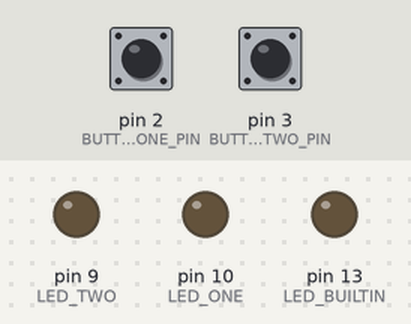
Bench run of a sketch on a simulated Arduino Uno, built with avr-gcc and run on an emulated ATmega328P. On the bench: output pins drawn as LEDs (lit = HIGH). Inputs (shaded band) come from the test bench; at power-on: pin 2 (BUTTON_ONE_PIN) HIGH, pin 3 (BUTTON_TWO_PIN) HIGH.

Above: at 1.2 s.
1.3 s: pin 2 (BUTTON_ONE_PIN) pulled LOW for 0.15 s
At 1.4 s:
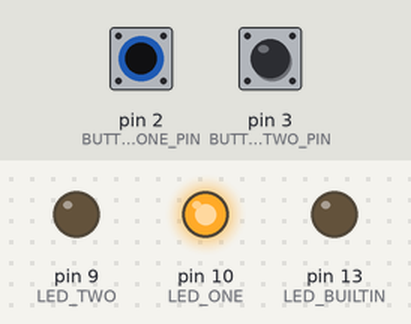
3.0 s: pin 3 (BUTTON_TWO_PIN) pulled LOW for 0.15 s
At 3.1 s:
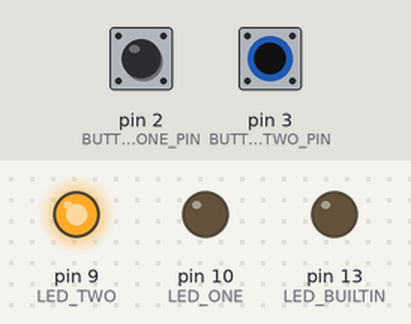
4.7 s: pin 3 (BUTTON_TWO_PIN) pulled LOW for 3.2 s
At 9.0 s:
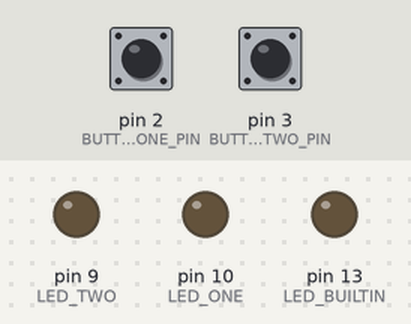
9.4 s: pin 2 (BUTTON_ONE_PIN) pulled LOW for 3.2 s
At 10.2 s:
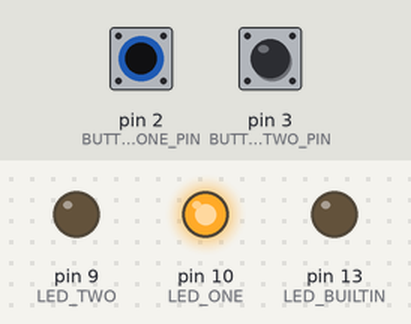
14.1 s: pin 2 (BUTTON_ONE_PIN) driven LOW and pin 3 (BUTTON_TWO_PIN) driven LOW
At 15.0 s:
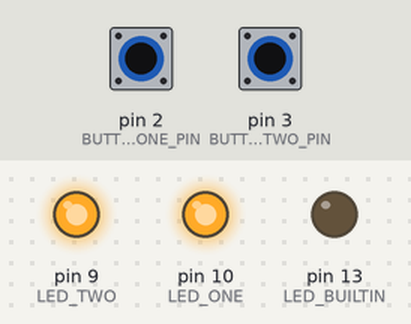
Timing chart, 0 to 16.6 s (numbered marks = the images above; inputs shaded):
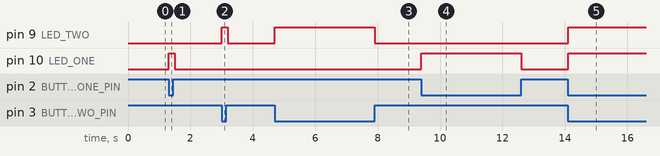

The sketch:

lightbutton.ino
```cpp
const int BUTTON_ONE_PIN = 2;
const int BUTTON_TWO_PIN = 3;
const int LED_ONE = 10;
const int LED_TWO = 9;

int buttonOneState = 0;
int buttonTwoState = 0;

void setup() {

  pinMode(LED_BUILTIN, OUTPUT);
  pinMode(LED_ONE, OUTPUT);
  pinMode(LED_TWO, OUTPUT);

  pinMode(BUTTON_ONE_PIN, INPUT_PULLUP);
  pinMode(BUTTON_TWO_PIN, INPUT_PULLUP);
}

void loop() {

  buttonOneState = digitalRead(BUTTON_ONE_PIN);

  if (buttonOneState == HIGH) {
    digitalWrite(LED_ONE, LOW);
  } else {
    digitalWrite(LED_ONE, HIGH);
  }

  buttonTwoState = digitalRead(BUTTON_TWO_PIN);

  if (buttonTwoState == HIGH) {
    digitalWrite(LED_TWO, LOW);
  } else {
    digitalWrite(LED_TWO, HIGH);
  }

  delay(100);
}
```

Measured:
- after the input at 1.3 s, pin 10 (LED_ONE): LOW → HIGH at once, → LOW 0.20 s later
- after the input at 3.0 s, pin 9 (LED_TWO): LOW → HIGH at once, → LOW 0.20 s later
- after the input at 4.7 s, pin 9 (LED_TWO): LOW → HIGH at once, → LOW 3.2 s later
- after the input at 9.4 s, pin 10 (LED_ONE): LOW → HIGH at once, → LOW 3.2 s later
- after the input at 14.1 s, pin 9 (LED_TWO), pin 10 (LED_ONE): LOW → HIGH at once
